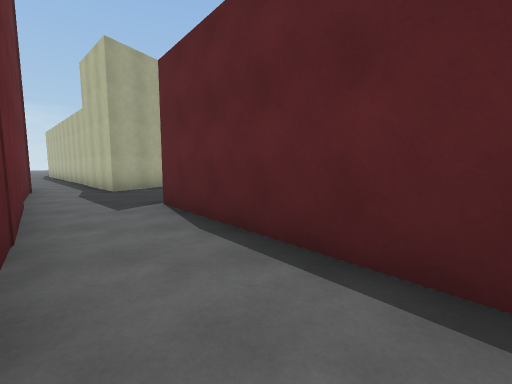
view 1 (above)

20 first-person views from a walk through a 3-D level made in the Unity game engine. The camera is 1.5 m above the floor, tilts 6° down and sees 90° across. The floor is counted in squares, 2 m on a side. Each view is taken from the middle of a square. On the plan, view 1 faces up. The plan holds only what a view shows up to about 9 squares ahead; the rest is blank. The place goes on beyond the plan. Some animated figures are not drawn. Surface patterns are stand-ins for the level's own textures.

view 2
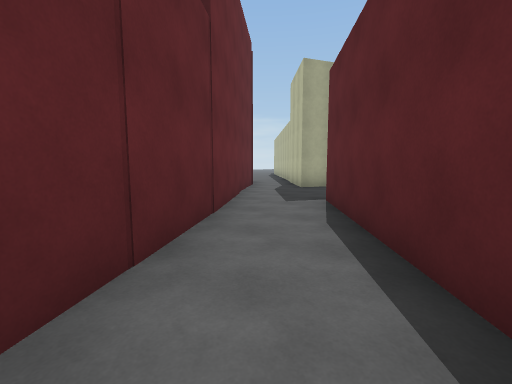

view 3
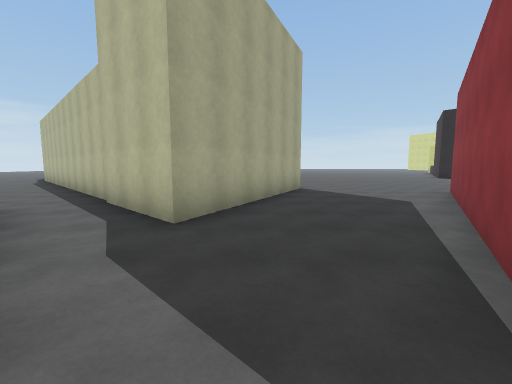

view 4
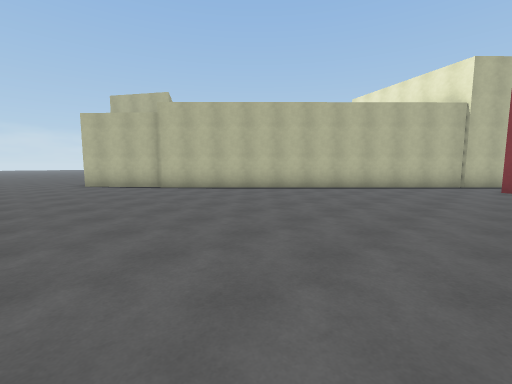

view 5
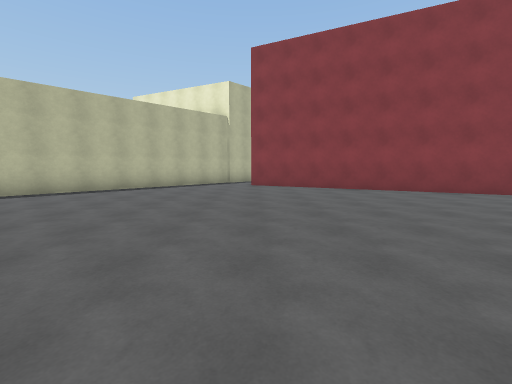

view 6
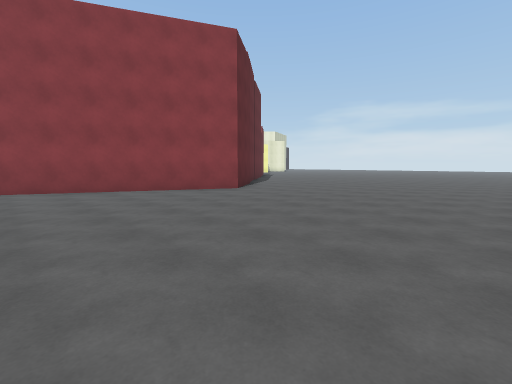

view 7
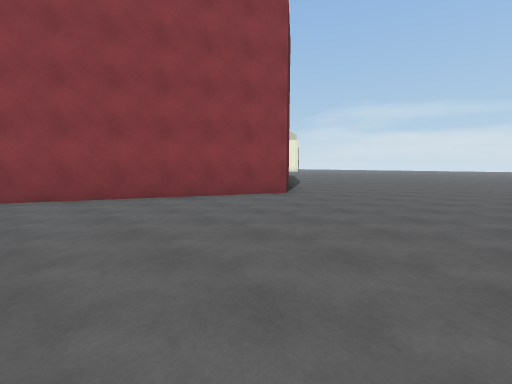

view 8
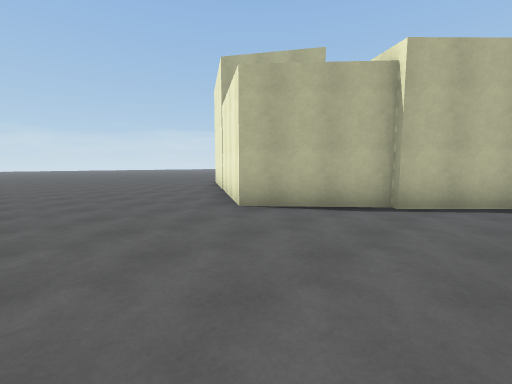

view 9
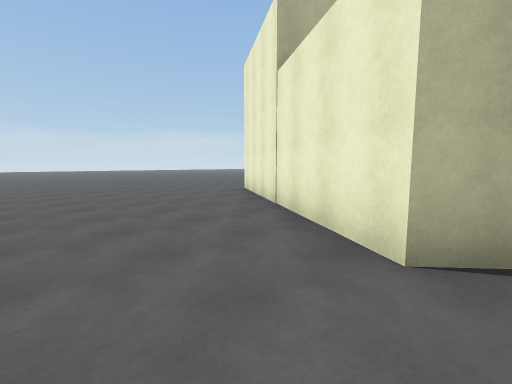

view 10
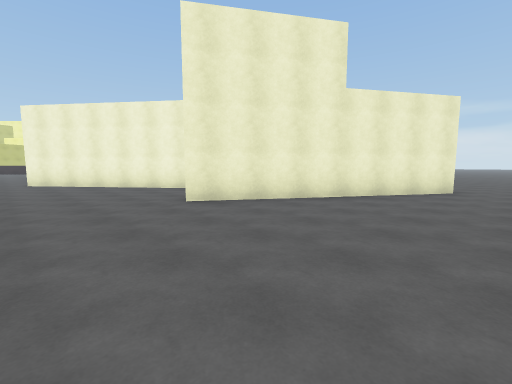

view 11
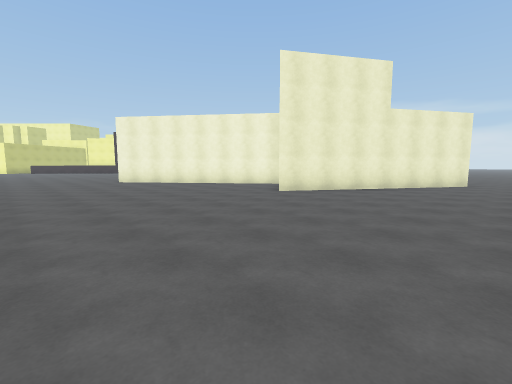

view 12
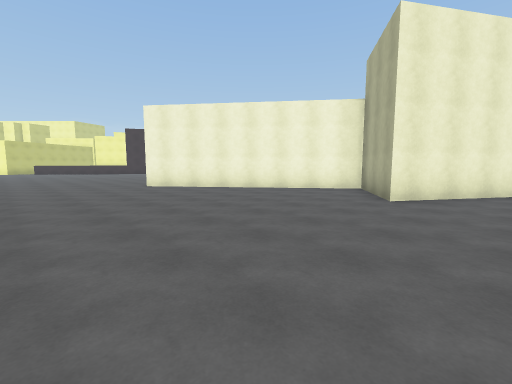

view 13
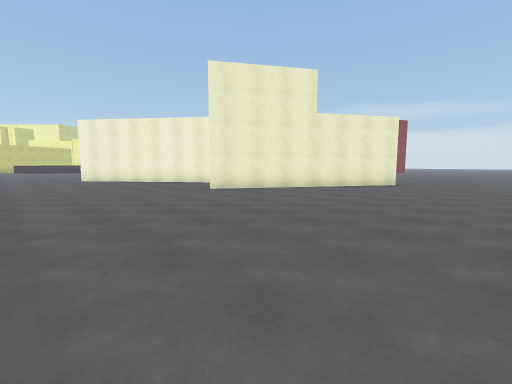

view 14
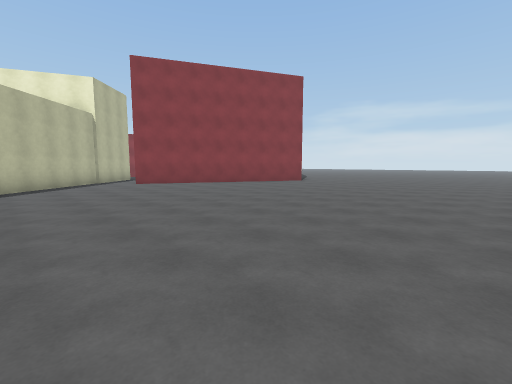

view 15
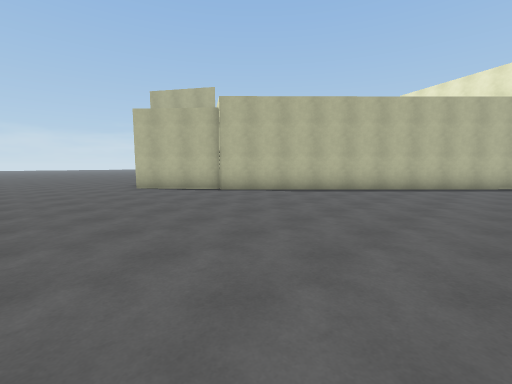

view 16
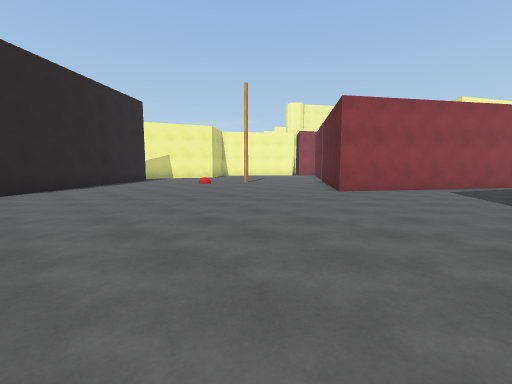

view 17
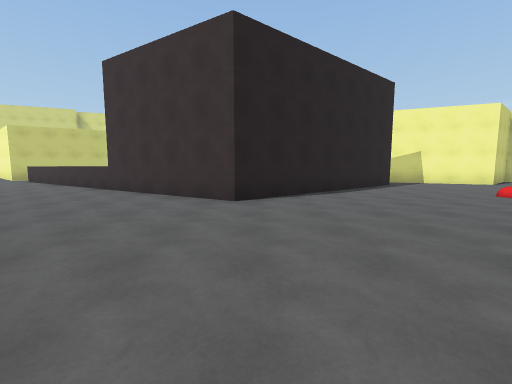

view 18
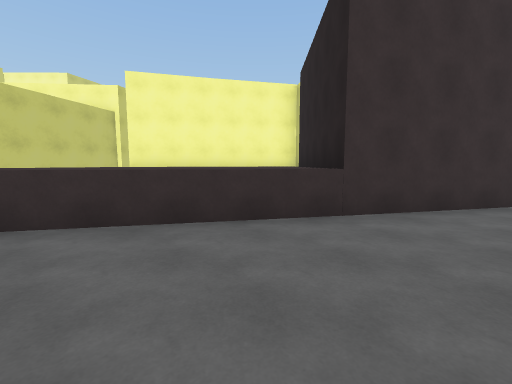

view 19
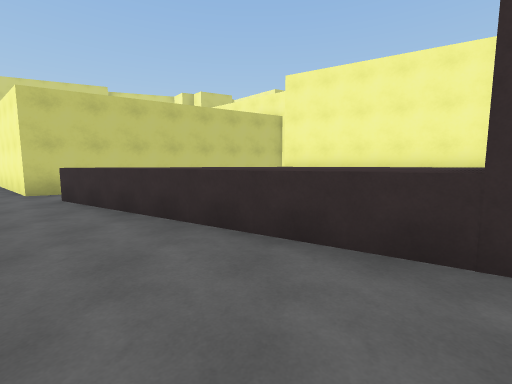

view 20
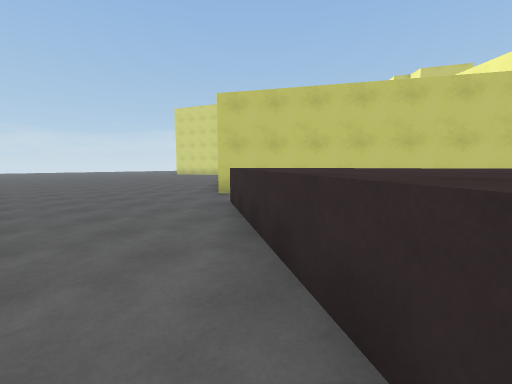

### Floor plan
Key: @ floor where view 1 was taken; # wall or solid block; . main floor; : floor 0.5 m higher than the main floor; ^ raised ledge; O other object.
Columns run from 18 left of view 1 to 17 right of it. Each row starts with its distance up from view 1.
 30   ...............           .....#
 29 .................           .....#
 28 ................            ...^.#
 27 ...............             ...^^##
 26 ..............#           ....^^^^##
 25 .............##           ....^^^^ #
 24 .......#...###            ...^^^^^ #
 23 ......##..##             ...^^^^^^ #
 22 ......#####             ....O^ ^^^#
 21 .....##                ....O O^^ ^#
 20 ....##               ......O  O^ #
 19 ....#                .....O    O^#
 18 ....##           .........O
 17 .....#           ..........O
 16 .....##          ...........O
 15 ......###        ...........O
 14 ........##       ............O
 13 .........##      .............O
 12 ..........##   ##.......  :...
 11 ...........##  #.....#.    ...
 10 ............# ##....##      ..
  9 ............###....##
  8 ...........O.##....#
  7 ..........OO......##
  6 ..........O  ....##
  5 .........O   O...#
  4 .........O    O..##
  3 ........O      O..##
  2 ........O       O..##
  1 ........O       O...#
  0 .........O       #@.

Positions as (right, up) in squares from view 1, and headings:
1: (0, 0), facing up
2: (1, 0), facing up-left
3: (-3, 4), facing up
4: (-17, 8), facing up-right
5: (-17, 8), facing right
6: (-17, 7), facing down-right
7: (-15, 7), facing down-right
8: (-18, 15), facing up-right
9: (-17, 18), facing up-right
10: (-16, 27), facing down-right
11: (-16, 30), facing down-right
12: (-13, 30), facing down-right
13: (-18, 29), facing down-right
14: (-18, 12), facing down-right
15: (-18, 10), facing up-right
16: (-1, 18), facing down-right
17: (2, 18), facing right
18: (8, 26), facing down-right
19: (8, 24), facing right
20: (10, 24), facing up-right
